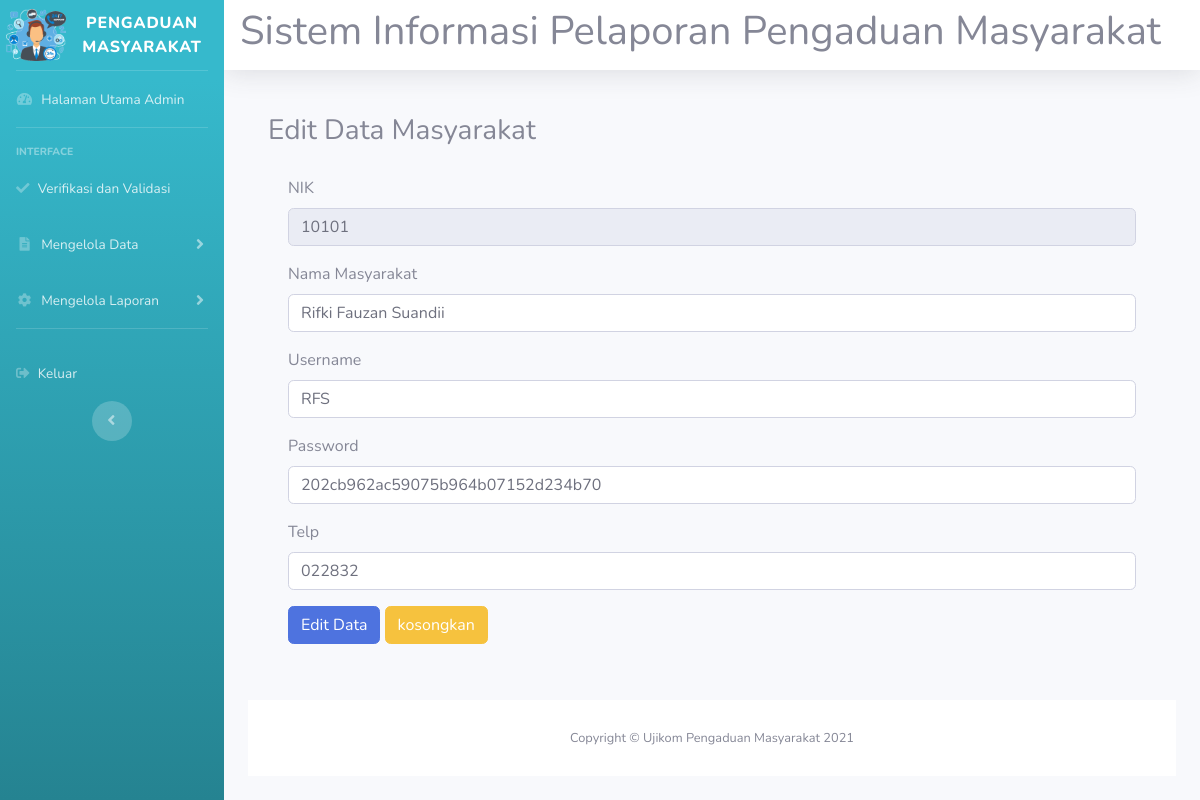
The app's page /aplikasi_pengaduanmasyarakat/admin/rifki_admin.php?url=rifki_editmasyarakat&nik=10101 with its own data.
### tables this page shows
CREATE TABLE `rifki_masyarakat` (
  `rifki_nik` char(16) NOT NULL,
  `rifki_nama` varchar(35) NOT NULL,
  `rifki_username` varchar(25) NOT NULL,
  `rifki_password` varchar(32) NOT NULL,
  `rifki_telp` varchar(13) NOT NULL
);

### aplikasi_pengaduanmasyarakat/admin/rifki_editmasyarakat.php (the view, shortened to what this page needs)
<!DOCTYPE html>
<html lang="en">
<head>
  <link href="../vendor/fontawesome-free/css/all.min.css" rel="stylesheet" type="text/css">
  <link href="../css/sb-admin-2.min.css" rel="stylesheet">
</head>
<body id="page-top">
<div class="card-body">
  <div class="card_header">
    <h3>Edit Data Masyarakat</h3>
  </div>
  <div class="card-body">
    <?php
    include '../rifki_koneksi.php';
    $nik=$_GET['nik'];
    $sql = mysqli_query($koneksi, "SELECT * FROM rifki_masyarakat WHERE rifki_nik='$nik'");
    if($data=mysqli_fetch_array($sql)){
  ?>
    <form action="rifki_updatemasyarakat.php" method="post" class="form-horizontal">
       <div class="form-group cols-sm-6">
        <label>NIK</label><br>
        <input type="text" name="rifki_nik" value="<?php echo $data['rifki_nik'] ?>" class="form-control" readonly>
      </div>
      <div class="form-group cols-sm-6">
        <label>Nama Masyarakat</label><br>
        <input type="text" name="rifki_nama" value="<?php echo $data['rifki_nama']; ?>" class="form-control">
      </div>
      <div class="form-group cols-sm-6">
        <label>Username</label><br>
        <input type="text" name="rifki_username" value="<?php echo $data['rifki_username']; ?>" class="form-control">
      </div>
      <div class="form-group cols-sm-6">
        <label>Password</label><br>
        <input type="text" name="rifki_password" value="<?php echo $data['rifki_password']; ?>" class="form-control">
      </div>
      <div class="form-group cols-sm-6">
        <label>Telp</label><br>
        <input type="text" name="rifki_telp" value="<?php echo $data['rifki_telp']; ?>" class="form-control">
      </div>
      <div class="form-group cols-sm-6">
        <input type="submit" value="Edit Data" name="rifki_simpan" class="btn btn-primary">
        <input type="reset" value="kosongkan" class="btn btn-warning">
      </div>
    </form>
    <?php } ?>
</body>
</html>

### records on screen
rifki_masyarakat: rifki_nik "10101", rifki_nama "Rifki Fauzan Suandii", rifki_username "RFS", rifki_password "202cb962ac59075b964b07152d234b70", rifki_telp "022832"
